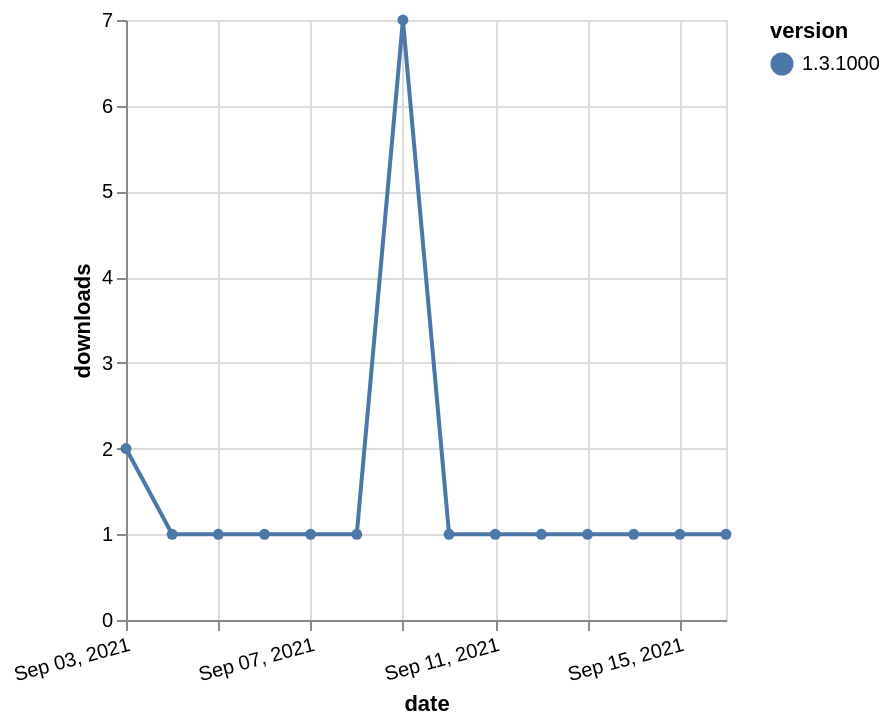

The specification (Vega-Lite) saved for this image:
### Vega-Lite specification from a JSON file in a GitHub repository (floating-point values rounded to 4 significant figures)
{"$schema": "https://vega.github.io/schema/vega-lite/v5.json", "description": "A simple bar chart with embedded data.", "data": {"values": [{"date": "2021-09-03", "total": 548, "delta": 2, "version": "1.3.1000"}, {"date": "2021-09-04", "total": 549, "delta": 1, "version": "1.3.1000"}, {"date": "2021-09-05", "total": 550, "delta": 1, "version": "1.3.1000"}, {"date": "2021-09-06", "total": 551, "delta": 1, "version": "1.3.1000"}, {"date": "2021-09-07", "total": 552, "delta": 1, "version": "1.3.1000"}, {"date": "2021-09-08", "total": 553, "delta": 1, "version": "1.3.1000"}, {"date": "2021-09-09", "total": 560, "delta": 7, "version": "1.3.1000"}, {"date": "2021-09-10", "total": 561, "delta": 1, "version": "1.3.1000"}, {"date": "2021-09-11", "total": 562, "delta": 1, "version": "1.3.1000"}, {"date": "2021-09-12", "total": 563, "delta": 1, "version": "1.3.1000"}, {"date": "2021-09-13", "total": 564, "delta": 1, "version": "1.3.1000"}, {"date": "2021-09-14", "total": 565, "delta": 1, "version": "1.3.1000"}, {"date": "2021-09-15", "total": 566, "delta": 1, "version": "1.3.1000"}, {"date": "2021-09-16", "total": 567, "delta": 1, "version": "1.3.1000"}]}, "width": "container", "mark": {"type": "line", "point": {"filled": true}}, "encoding": {"x": {"field": "date", "type": "temporal", "timeUnit": "yearmonthdate", "title": "date", "axis": {"labelAngle": -15}}, "y": {"field": "delta", "type": "quantitative", "title": "downloads"}, "color": {"field": "version", "type": "nominal"}, "tooltip": {"field": "delta"}}}
